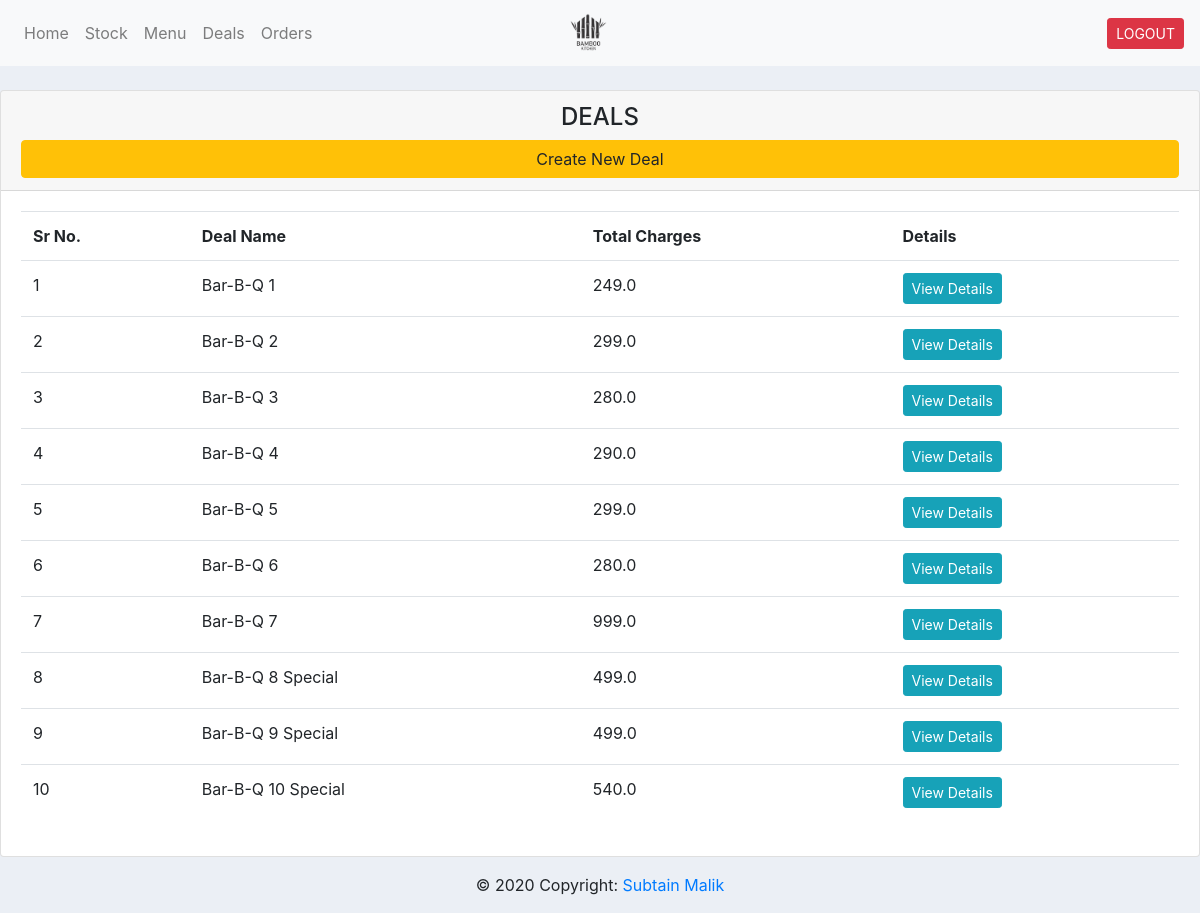
/deals/ (signed in), run on the app's committed database.
### bk_app/models.py (models this page shows, shortened)
class Deal(models.Model):
    name = models.CharField(max_length=50)
    price = models.FloatField(default=1.0)
    date_created = models.DateTimeField(auto_now_add=True)
    add_by = models.ForeignKey(User, on_delete=models.DO_NOTHING)
    class Meta:
        ordering = ['date_created']

### bk_app/views.py (the view)
# urls.py: path('deals/', views.deals, name='deals'),
@login_required(login_url='login')
def deals(request):
    all_deals = Deal.objects.all()
    context = {'deals': all_deals}
    return render(request, 'bk_app/deals.html', context)

### bk_app/templates/bk_app/deals.html
{% extends 'bk_app/main.html' %}
{% load static %}
{% block content %}
    <br>
    <div class="row">
        <div class="col">
            <div class="card">
                <div class="card-header text-center">
                    <h4>DEALS</h4>
                    <a class="btn btn-md btn-warning btn-block" href="{% url 'add_deal' %}">Create New Deal</a>
                </div>
                <div class="card-body">
                    <table class="table table-md">
                        <tr>
                            <th>Sr No.</th>
                            <th>Deal Name</th>
                            <th>Total Charges</th>
                            <th>Details</th>
                        </tr>
                        {% for deal in deals %}
                            <tr>
                                <td>{{ forloop.counter }}</td>
                                <td>{{ deal.name }}</td>
                                <td>{{ deal.price }}</td>
                                <td>
                                    <a class="btn btn-sm btn-info" href="{% url 'view_deal' deal.id %}">View Details</a>
                                </td>
                            </tr>
                        {% endfor %}
                    </table>
                </div>
            </div>
        </div>
    </div>
{% endblock %}

### static/css/main.css (style rules this page uses)
body { background-color: #ebeff5; }

### data on the page
Deal: name "Bar-B-Q 1", price "249.0"
Deal: name "Bar-B-Q 2", price "299.0"
Deal: name "Bar-B-Q 3", price "280.0"
Deal: name "Bar-B-Q 4", price "290.0"
Deal: name "Bar-B-Q 5", price "299.0"
Deal: name "Bar-B-Q 6", price "280.0"
Deal: name "Bar-B-Q 7", price "999.0"
Deal: name "Bar-B-Q 8 Special", price "499.0"
Deal: name "Bar-B-Q 9 Special", price "499.0"
Deal: name "Bar-B-Q 10 Special", price "540.0"
